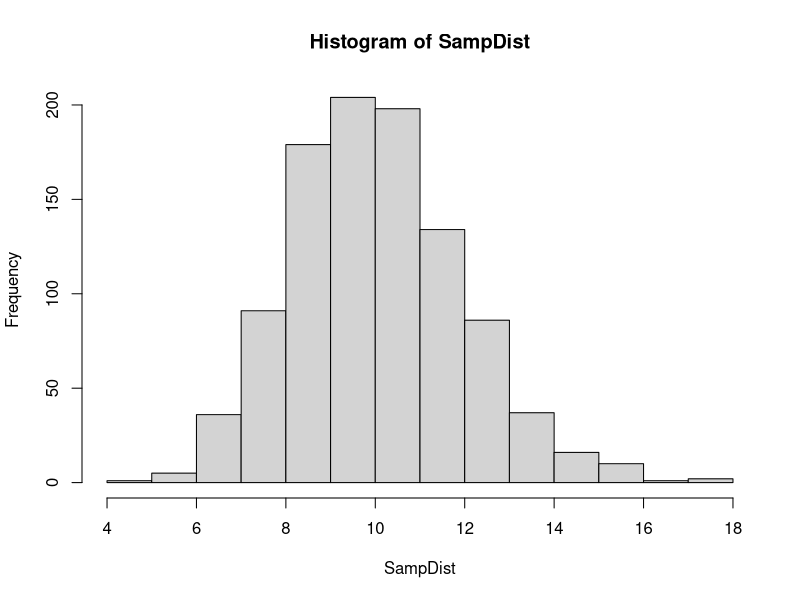

Generate this figure with R:
## ---- chunk 1
knitr::opts_chunk$set(echo = TRUE)
## ---- chunk 2
SkyhawkSuccess <- 0.15
dgeom(20, SkyhawkSuccess)
## ---- chunk 3
1-pgeom(20, SkyhawkSuccess)
## ---- chunk 4
dbinom(4,20, SkyhawkSuccess)
## ---- chunk 5
pexp(3, 1/7)
## ---- chunk 6
N=1000
SampDist <- numeric(N)
for (i in 1:N)
{SampFromExp <- rexp(30, 1/10)
SampDist[i] <- mean(SampFromExp)}

hist(SampDist)
mean(SampDist>=12)
